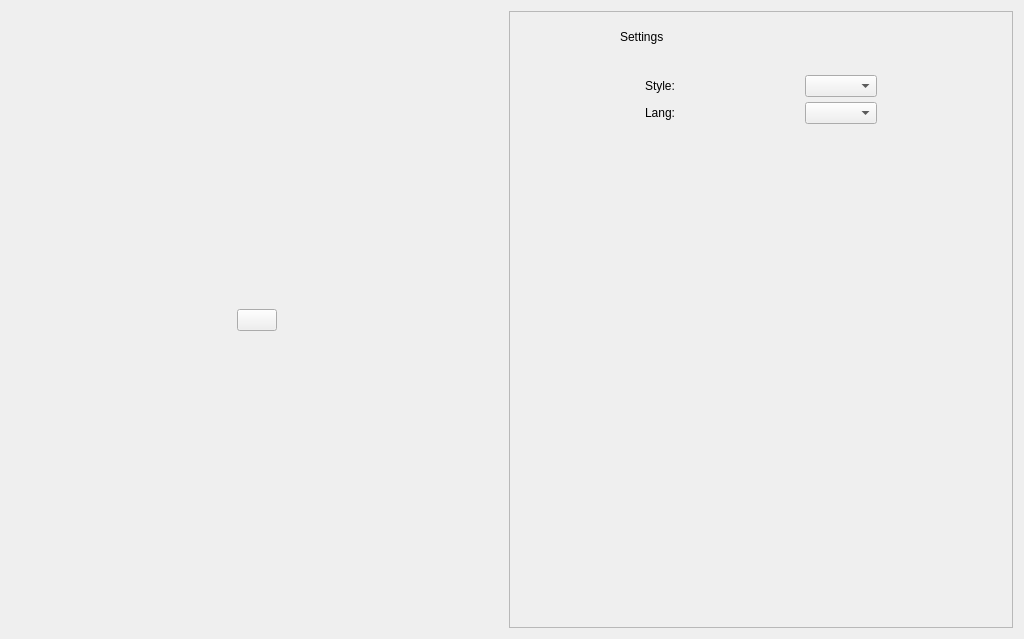
<?xml version="1.0" encoding="UTF-8"?>
<ui version="4.0">
 <class>CatSettings</class>
 <widget class="QWidget" name="CatSettings">
  <property name="geometry">
   <rect>
    <x>0</x>
    <y>0</y>
    <width>1024</width>
    <height>639</height>
   </rect>
  </property>
  <property name="windowTitle">
   <string>Form</string>
  </property>
  <layout class="QHBoxLayout" name="RootLayout">
   <item>
    <layout class="QVBoxLayout" name="LogVboxLayout">
     <item>
      <spacer name="LogTopSpacer">
       <property name="orientation">
        <enum>Qt::Vertical</enum>
       </property>
       <property name="sizeHint" stdset="0">
        <size>
         <width>20</width>
         <height>40</height>
        </size>
       </property>
      </spacer>
     </item>
     <item>
      <layout class="QHBoxLayout" name="LogHboxLayout">
       <item>
        <spacer name="LogLeftSpacer">
         <property name="orientation">
          <enum>Qt::Horizontal</enum>
         </property>
         <property name="sizeHint" stdset="0">
          <size>
           <width>40</width>
           <height>20</height>
          </size>
         </property>
        </spacer>
       </item>
       <item>
        <widget class="QPushButton" name="Log">
         <property name="text">
          <string/>
         </property>
        </widget>
       </item>
       <item>
        <spacer name="LogRightSpacer">
         <property name="orientation">
          <enum>Qt::Horizontal</enum>
         </property>
         <property name="sizeHint" stdset="0">
          <size>
           <width>40</width>
           <height>20</height>
          </size>
         </property>
        </spacer>
       </item>
      </layout>
     </item>
     <item>
      <spacer name="LogBottomSpacer">
       <property name="orientation">
        <enum>Qt::Vertical</enum>
       </property>
       <property name="sizeHint" stdset="0">
        <size>
         <width>20</width>
         <height>40</height>
        </size>
       </property>
      </spacer>
     </item>
    </layout>
   </item>
   <item>
    <widget class="QScrollArea" name="ScrollRootArea">
     <property name="widgetResizable">
      <bool>true</bool>
     </property>
     <widget class="QWidget" name="CatSettingRoot">
      <property name="geometry">
       <rect>
        <x>0</x>
        <y>0</y>
        <width>532</width>
        <height>619</height>
       </rect>
      </property>
      <layout class="QVBoxLayout" name="verticalLayout">
       <item>
        <layout class="QHBoxLayout" name="horizontalLayout">
         <item>
          <spacer name="horizontalSpacer_2">
           <property name="orientation">
            <enum>Qt::Horizontal</enum>
           </property>
           <property name="sizeType">
            <enum>QSizePolicy::Maximum</enum>
           </property>
           <property name="sizeHint" stdset="0">
            <size>
             <width>100</width>
             <height>20</height>
            </size>
           </property>
          </spacer>
         </item>
         <item>
          <widget class="QWidget" name="SettingsWidget" native="true">
           <property name="minimumSize">
            <size>
             <width>300</width>
             <height>300</height>
            </size>
           </property>
           <layout class="QVBoxLayout" name="verticalLayout_2">
            <item>
             <widget class="QLabel" name="AppSettings">
              <property name="maximumSize">
               <size>
                <width>16777215</width>
                <height>30</height>
               </size>
              </property>
              <property name="text">
               <string>Settings</string>
              </property>
             </widget>
            </item>
            <item>
             <widget class="QWidget" name="WindowColorsWidget" native="true">
              <layout class="QVBoxLayout" name="verticalLayout_3">
               <property name="leftMargin">
                <number>20</number>
               </property>
               <property name="topMargin">
                <number>20</number>
               </property>
               <property name="rightMargin">
                <number>20</number>
               </property>
               <property name="bottomMargin">
                <number>20</number>
               </property>
               <item>
                <layout class="QGridLayout" name="gridLayout">
                 <property name="leftMargin">
                  <number>5</number>
                 </property>
                 <property name="topMargin">
                  <number>5</number>
                 </property>
                 <property name="rightMargin">
                  <number>5</number>
                 </property>
                 <property name="bottomMargin">
                  <number>5</number>
                 </property>
                 <property name="spacing">
                  <number>5</number>
                 </property>
                 <item row="0" column="0">
                  <widget class="QLabel" name="SettingStyle">
                   <property name="text">
                    <string>Style:</string>
                   </property>
                  </widget>
                 </item>
                 <item row="0" column="1">
                  <spacer name="horizontalSpacer_3">
                   <property name="orientation">
                    <enum>Qt::Horizontal</enum>
                   </property>
                   <property name="sizeHint" stdset="0">
                    <size>
                     <width>40</width>
                     <height>20</height>
                    </size>
                   </property>
                  </spacer>
                 </item>
                 <item row="0" column="2">
                  <widget class="QComboBox" name="StyleComboBox"/>
                 </item>
                 <item row="1" column="0">
                  <widget class="QLabel" name="Language">
                   <property name="text">
                    <string>Lang:</string>
                   </property>
                  </widget>
                 </item>
                 <item row="1" column="1">
                  <spacer name="horizontalSpacer_4">
                   <property name="orientation">
                    <enum>Qt::Horizontal</enum>
                   </property>
                   <property name="sizeHint" stdset="0">
                    <size>
                     <width>40</width>
                     <height>20</height>
                    </size>
                   </property>
                  </spacer>
                 </item>
                 <item row="1" column="2">
                  <widget class="QComboBox" name="LangComboBox"/>
                 </item>
                </layout>
               </item>
              </layout>
             </widget>
            </item>
            <item>
             <spacer name="verticalSpacer_2">
              <property name="orientation">
               <enum>Qt::Vertical</enum>
              </property>
              <property name="sizeHint" stdset="0">
               <size>
                <width>20</width>
                <height>40</height>
               </size>
              </property>
             </spacer>
            </item>
           </layout>
          </widget>
         </item>
         <item>
          <spacer name="horizontalSpacer">
           <property name="orientation">
            <enum>Qt::Horizontal</enum>
           </property>
           <property name="sizeType">
            <enum>QSizePolicy::Maximum</enum>
           </property>
           <property name="sizeHint" stdset="0">
            <size>
             <width>100</width>
             <height>20</height>
            </size>
           </property>
          </spacer>
         </item>
        </layout>
       </item>
       <item>
        <spacer name="verticalSpacer">
         <property name="orientation">
          <enum>Qt::Vertical</enum>
         </property>
         <property name="sizeHint" stdset="0">
          <size>
           <width>20</width>
           <height>290</height>
          </size>
         </property>
        </spacer>
       </item>
      </layout>
     </widget>
    </widget>
   </item>
  </layout>
 </widget>
 <resources/>
 <connections/>
</ui>
